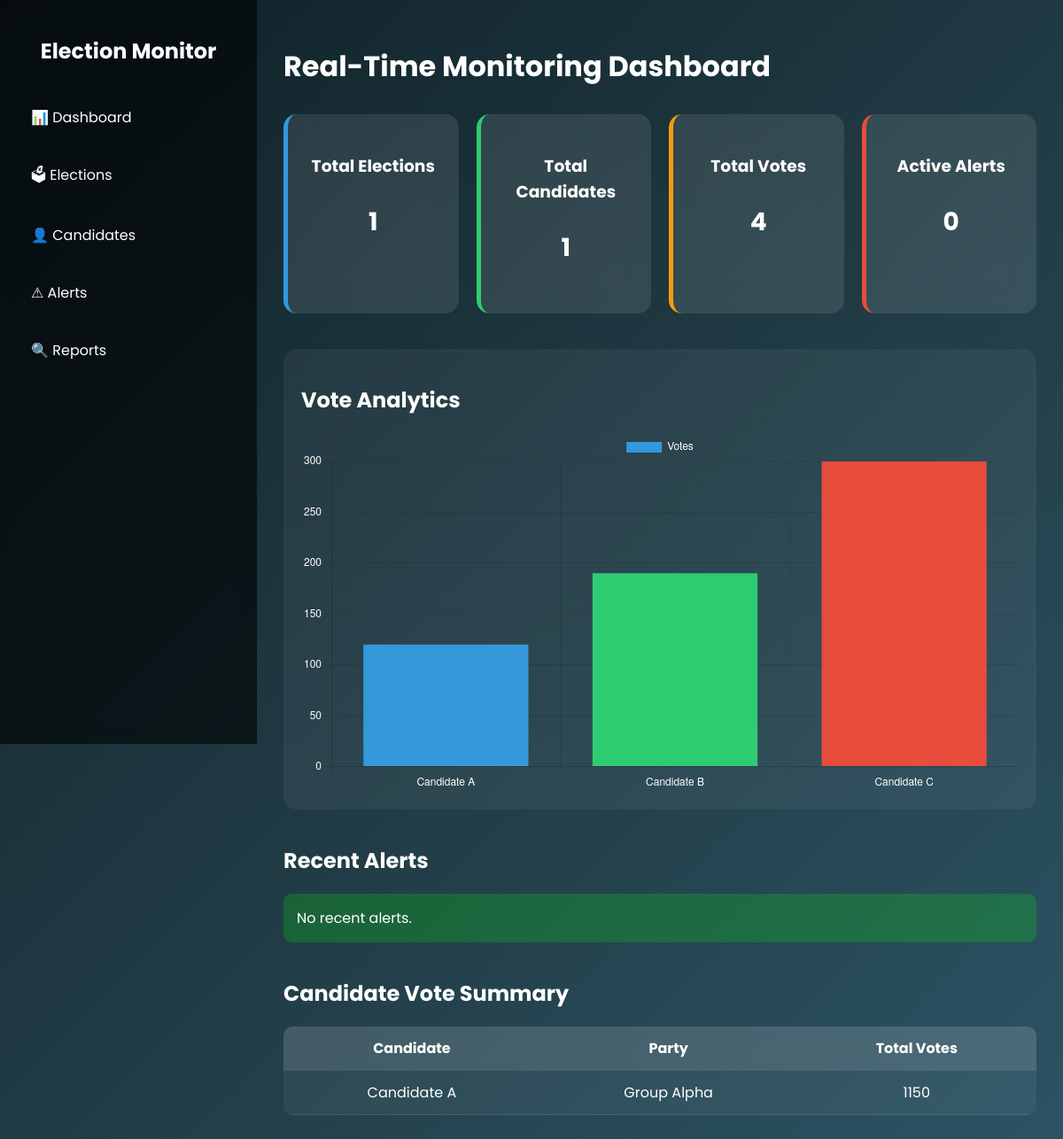
/, run on an earlier commit of the app's database.
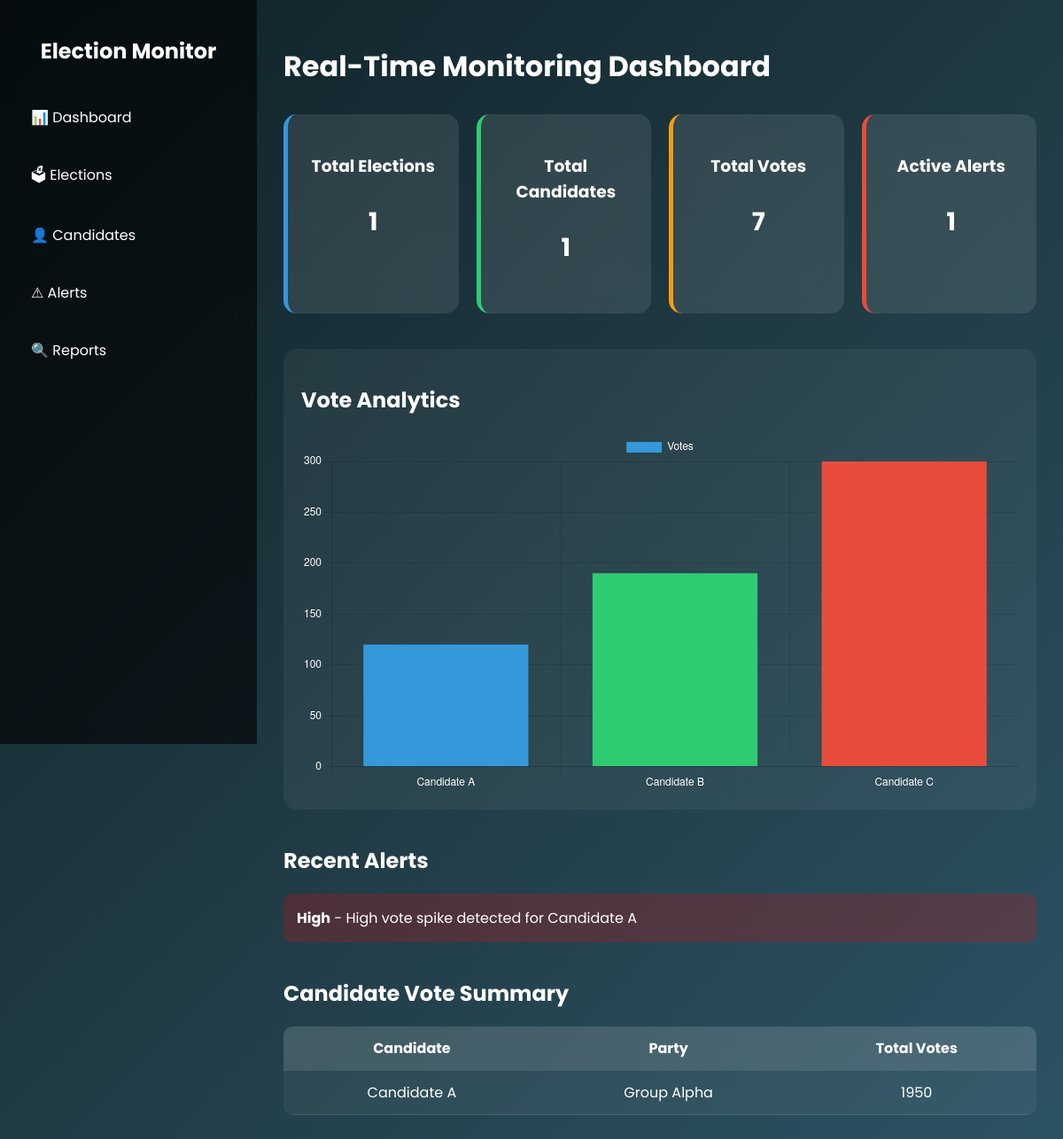
And on a later commit of the database.
### core/models.py (models this page shows, shortened)
class Candidate(models.Model):
    election = models.ForeignKey(Election, on_delete=models.CASCADE)
    name = models.CharField(max_length=100)
    party = models.CharField(max_length=100)

class Alert(models.Model):
    anomaly = models.ForeignKey(Anomaly, on_delete=models.CASCADE)
    message = models.CharField(max_length=255)
    severity = models.CharField(max_length=20, default="High")
    created_at = models.DateTimeField(auto_now_add=True)
    status = models.CharField(max_length=20, default="Active")

### core/views.py (the view)
# urls.py: path("", dashboard, name="dashboard"),
def dashboard(request):
    candidate_votes = (
        Candidate.objects
        .annotate(total_votes=Sum('voterecord__votes'))
    )
    context = {
        'elections': Election.objects.count(),
        'candidates': Candidate.objects.count(),
        'votes': VoteRecord.objects.count(),
        'alerts': Alert.objects.filter(status='Active').count(),
        'recent_alerts': Alert.objects.order_by('-created_at')[:5],
        'candidate_votes': candidate_votes
    }
    return render(request, 'dashboard.html', context)

### core/templates/dashboard.html (shortened to what this page needs)
{% load static %}
<!DOCTYPE html>
<html>
<head>
    <link rel="stylesheet" href="{% static 'core/css/dashboard.css' %}">
</head>
<body>
    <div class="sidebar">
        <h2>Election Monitor</h2>
        <ul>
            <li>📊 Dashboard</li>
            <li>🗳 Elections</li>
            <li>👤 Candidates</li>
            <li><a href="/alerts/">⚠ Alerts</a></li>
            <li>🔍 Reports</li>
        </ul>
    </div>
    <div class="main">
        <div class="topbar">
            <h1>Real-Time Monitoring Dashboard</h1>
        </div>
        <div class="cards">
            <div class="card blue">
                <h3>Total Elections</h3>
                <p>{{ elections }}</p>
            </div>
            <div class="card green">
                <h3>Total Candidates</h3>
                <p>{{ candidates }}</p>
            </div>
            <div class="card orange">
                <h3>Total Votes</h3>
                <p>{{ votes }}</p>
            </div>
            <div class="card red">
                <h3>Active Alerts</h3>
                <p>{{ alerts }}</p>
            </div>
        </div>
        <div class="chart-container">
            <h2>Vote Analytics</h2>
            <canvas id="voteChart"></canvas>
        </div>
        <div class="alert-section">
            <h2>Recent Alerts</h2>
            {% for alert in recent_alerts %}
            <div class="alert-box">
                <strong>{{ alert.severity }}</strong> - {{ alert.message }}
            </div>
            {% empty %}
            <div class="no-alert">No recent alerts.</div>
            {% endfor %}
        </div>
        <div class="candidate-section">
            <h2>Candidate Vote Summary</h2>
            <table class="vote-table">
                <tr>
                    <th>Candidate</th>
                    <th>Party</th>
                    <th>Total Votes</th>
                </tr>
                {% for c in candidate_votes %}
                <tr>
                    <td>{{ c.name }}</td>
                    <td>{{ c.party }}</td>
                    <td>{{ c.total_votes|default:0 }}</td>
                </tr>
                {% endfor %}
            </table>
        </div>
    </div>
    <script>
        const ctx = document.getElementById('voteChart');
        new Chart(ctx, {
            type: 'bar',
            data: {
                labels: ['Candidate A', 'Candidate B', 'Candidate C'],
                datasets: [{
                    label: 'Votes',
                    data: [120, 190, 300],
                    backgroundColor: [
                        '#3498db',
                        '#2ecc71',
                        '#e74c3c'
                    ]
                }]
            },
            options: {
                responsive: true,
                plugins: {
                    legend: {
                        labels: {
                            color: 'white'
                        }
                    }
                },
                scales: {
                    y: {
                        ticks: { color: 'white' }
                    },
                    x: {
                        ticks: { color: 'white' }
                    }
                }
            }
        });
    </script>
</body>
</html>

### core/static/core/css/dashboard.css (style rules this page uses)
body { margin: 0; font-family: 'Poppins', sans-serif; display: flex; background: linear-gradient(135deg, #0f2027, #203a43, #2c5364); color: white; }
.sidebar { width: 250px; background: rgba(0, 0, 0, 0.6); padding: 20px; height: 100vh; backdrop-filter: blur(10px); }
.sidebar h2 { text-align: center; margin-bottom: 30px; }
.sidebar ul { list-style: none; padding: 0; }
.sidebar ul li { padding: 15px; margin: 10px 0; border-radius: 8px; transition: 0.3s; cursor: pointer; }
.sidebar a { text-decoration: none; color: white; }
.sidebar ul li a { text-decoration: none; color: white; display: block; width: 100%; }
.main { flex: 1; padding: 30px; }
.topbar h1 { margin-bottom: 30px; }
.cards { display: grid; grid-template-columns: repeat(4, 1fr); gap: 20px; }
.card { padding: 25px; border-radius: 15px; background: rgba(255, 255, 255, 0.1); backdrop-filter: blur(15px); text-align: center; transition: 0.3s; }
.card p { font-size: 28px; font-weight: bold; }
.blue { border-left: 5px solid #3498db; }
.green { border-left: 5px solid #2ecc71; }
.orange { border-left: 5px solid #f39c12; }
.red { border-left: 5px solid #e74c3c; }
.alert-section { margin-top: 40px; }
.alert-box { background: rgba(255, 0, 0, 0.2); padding: 15px; margin: 10px 0; border-radius: 10px; transition: 0.3s; }
.chart-container { margin-top: 40px; padding: 20px; border-radius: 15px; background: rgba(255, 255, 255, 0.05); }
.candidate-section { margin-top: 40px; }
.vote-table { width: 100%; border-collapse: collapse; margin-top: 15px; background: rgba(255, 255, 255, 0.05); border-radius: 10px; overflow: hidden; }
.vote-table th, .vote-table td { padding: 12px; text-align: center; }
.vote-table th { background: rgba(255, 255, 255, 0.1); }
.vote-table tr { border-bottom: 1px solid rgba(255, 255, 255, 0.1); }

What changed in the data, as far as the page shows it:
added Alert: severity "High", message "High vote spike detected for Candidate A"
computed for Candidate "Candidate A": total_votes "1150" → "1950"
Also different on the page:
{{ votes }}: "4" → "7"
{{ alerts }}: "0" → "1"
text no longer shown: "No recent alerts."
